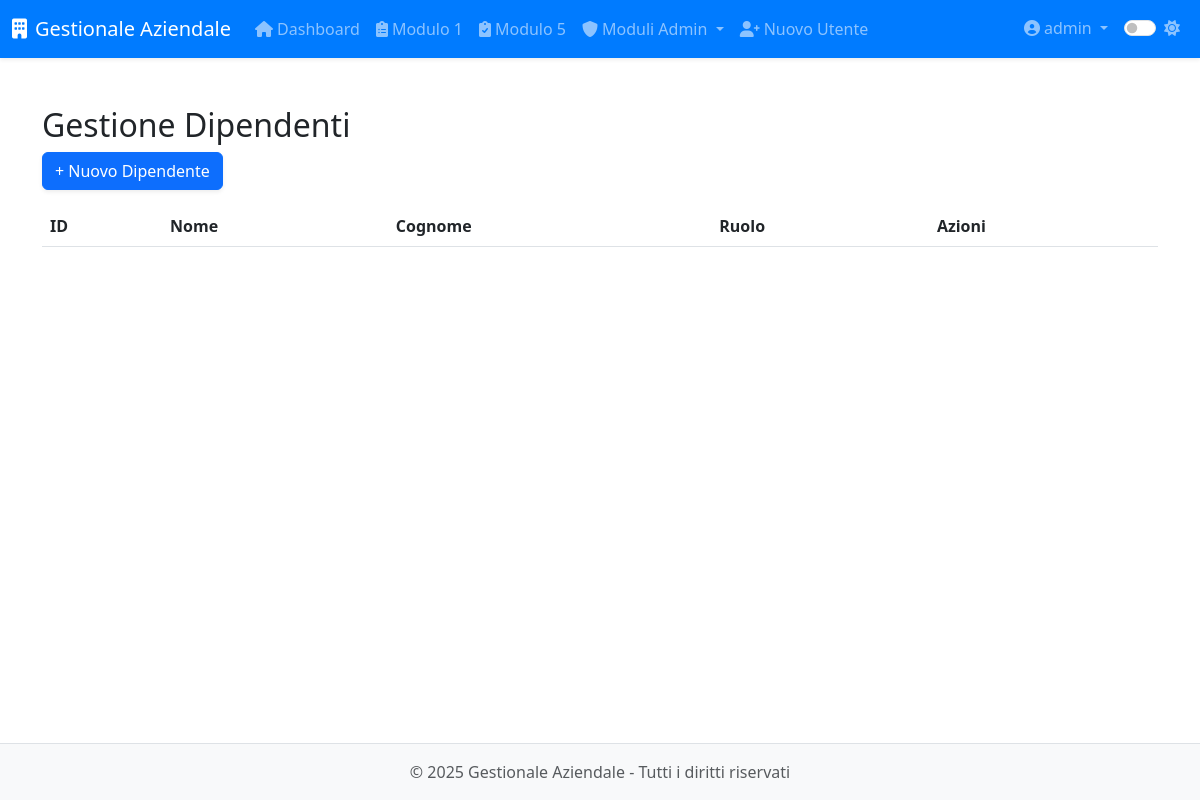
The page /modulo8/modulo8/dipendenti (signed in) on the database as committed earlier.
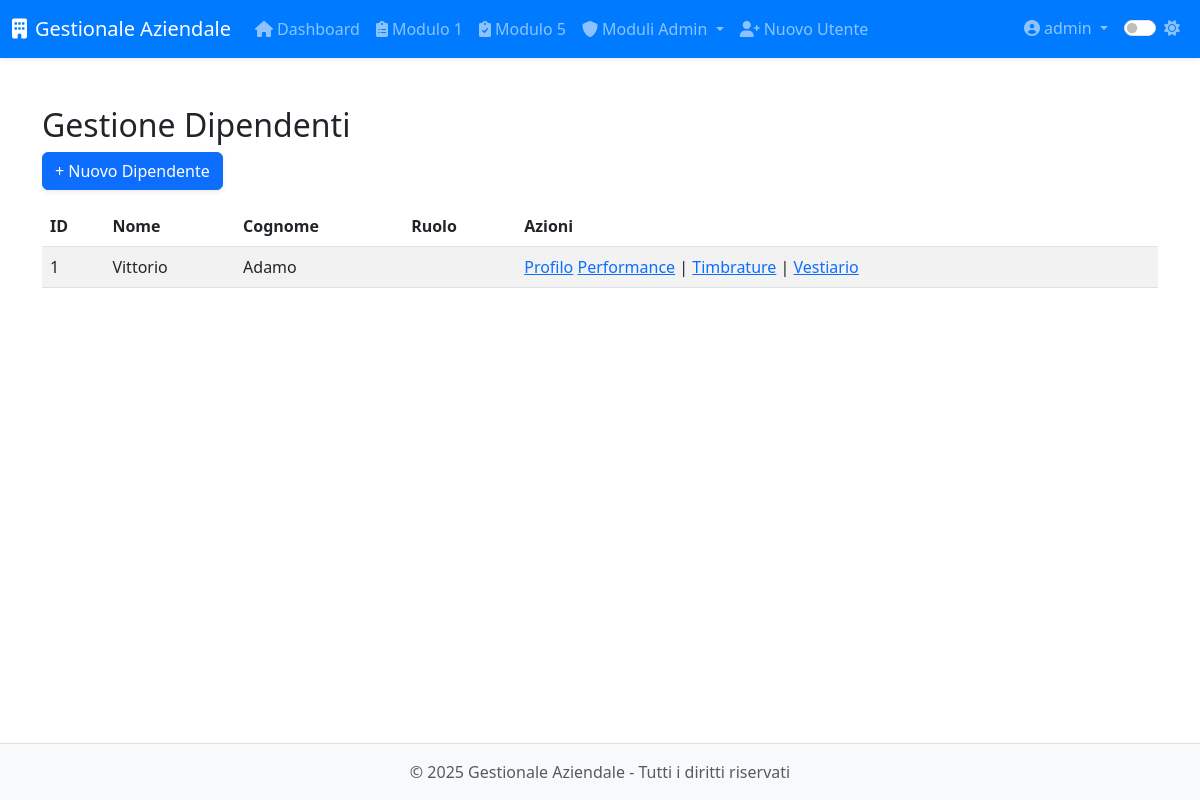
The same page on the database as committed later.
### app/models.py (models this page shows, shortened)
class User(UserMixin, db.Model):
    __tablename__ = 'users'
    id = db.Column(db.Integer, primary_key=True)
    username = db.Column(db.String(64), unique=True, nullable=False, index=True)
    email = db.Column(db.String(120), unique=True, nullable=False, index=True)
    password_hash = db.Column(db.String(128), nullable=False)
    role = db.Column(db.String(20), default='operatore')  # 'operatore' o 'admin'
    created_at = db.Column(db.DateTime, default=datetime.utcnow)
    last_login = db.Column(db.DateTime)
    is_active = db.Column(db.Boolean, default=True)
    modulo1_entries = db.relationship('Modulo1Entry',
                               backref='author',
                               lazy='dynamic',
                               foreign_keys='Modulo1Entry.user_id')
    modulo5_entries = db.relationship('Modulo5Entry',
                               backref='author',
                               lazy='dynamic',
                               foreign_keys='Modulo5Entry.user_id')
    def is_admin(self):
        return self.role == 'admin'

class Dipendente(db.Model):
    __tablename__ = 'dipendente'
    id = db.Column(db.Integer, primary_key=True)
    nome = db.Column(db.String(64), nullable=False)
    cognome = db.Column(db.String(64), nullable=False)
    email = db.Column(db.String(120), unique=True, nullable=True)
    telefono = db.Column(db.String(20))
    data_assunzione = db.Column(db.DateTime)
    reparto = db.Column(db.String(64))
    ruolo = db.Column(db.String(64))
    note = db.Column(db.Text)
    created_at = db.Column(db.DateTime, default=datetime.utcnow)
    created_by_id = db.Column(db.Integer, db.ForeignKey('users.id'))
    competenze = db.relationship('Competenza', secondary=dipendente_competenza,
                                 backref=db.backref('dipendenti', lazy='dynamic'))

### app/routes/modulo8.py (the view)
@modulo8.route('/modulo8/dipendenti')
@login_required
@admin_required
def dipendenti():
    dips = Dipendente.query.order_by(Dipendente.nome).all()
    now = datetime.utcnow()
    return render_template(
        'modulo8/dipendenti.html',
        dipendenti=dips,
        now=now
    )

### app/models.py (called while the page is built)
@login_manager.user_loader
def load_user(id):
    return User.query.get(int(id))

### app/utils.py (called while the page is built)
def admin_required(f):
    @wraps(f)
    def decorated_function(*args, **kwargs):
        if not current_user.is_authenticated or not current_user.is_admin():
            abort(403)  # Accesso negato
        return f(*args, **kwargs)
    return decorated_function

### app/templates/modulo8/dipendenti.html
{% extends 'base.html' %}
{% block content %}
<div class="module-list">
  <h2>Gestione Dipendenti</h2>
  <a href="{{ url_for('modulo8.nuovo_dipendente') }}" class="btn btn-primary mb-3">+ Nuovo Dipendente</a>
  <table class="table table-striped">
    <thead>
      <tr>
        <th>ID</th>
        <th>Nome</th>
        <th>Cognome</th>
        <th>Ruolo</th>
        <th>Azioni</th>
      </tr>
    </thead>
    <tbody>
      {% for d in dipendenti %}
      <tr>
        <td>{{ d.id }}</td>
        <td>{{ d.nome }}</td>
        <td>{{ d.cognome }}</td>
        <td>{{ d.ruolo }}</td>
        <td>
          <a href="{{ url_for('modulo8.profilo_dipendente', id=d.id) }}">Profilo</a>
          <a href="{{ url_for('modulo8.performance_dipendente', id=d.id) }}">Performance</a> |
          <a href="{{ url_for('modulo8.timbrature_mese', dip_id=d.id, anno=now.year, mese=now.month) }}">Timbrature</a> |
          <a href="{{ url_for('modulo8.vestiario_dipendente', id=d.id) }}">Vestiario</a>
        </td>
      </tr>
      {% endfor %}
    </tbody>
  </table>
</div>
{% endblock %}

### app/templates/base.html (shortened to what this page needs)
<!DOCTYPE html>
<html lang="it">
<head>
    <link href="https://cdn.jsdelivr.net/npm/bootstrap@5.3.0-alpha1/dist/css/bootstrap.min.css" rel="stylesheet">
    <link rel="stylesheet" href="https://cdnjs.cloudflare.com/ajax/libs/font-awesome/6.0.0/css/all.min.css">
    <link id="theme-style" rel="stylesheet" href="{{ url_for('static', filename='css/theme-' + theme + '.css') }}">
    <link rel="stylesheet" href="{{ url_for('static', filename='css/style.css') }}">
    <link rel="stylesheet" href="{{ url_for('static', filename='css/modulo8.css') }}">
</head>
<body>
    <header class="navbar navbar-expand-lg navbar-dark bg-primary sticky-top shadow-sm">
        <div class="container-fluid">
            <a class="navbar-brand" href="{{ url_for('dashboard.index') }}">
                <i class="fas fa-building me-2"></i>{{ app_name }}
            </a>
            <div class="collapse navbar-collapse" id="navbarMain">
                {% if current_user.is_authenticated %}
                <ul class="navbar-nav me-auto">
                    <li class="nav-item">
                        <a class="nav-link" href="{{ url_for('dashboard.index') }}">
                            <i class="fas fa-home me-1"></i>Dashboard
                        </a>
                    </li>
                    <li class="nav-item">
                        <a class="nav-link" href="{{ url_for('modulo1.index') }}">
                            <i class="fas fa-clipboard-list me-1"></i>Modulo 1
                        </a>
                    </li>
                    <li class="nav-item">
                        <a class="nav-link" href="{{ url_for('modulo5.index') }}">
                            <i class="fas fa-clipboard-check me-1"></i>Modulo 5
                        </a>
                    </li>
                    {% if current_user.is_admin() %}
                    <li class="nav-item dropdown">
                        <a class="nav-link dropdown-toggle" href="#" id="adminModulesDropdown" data-bs-toggle="dropdown">
                            <i class="fas fa-shield-alt me-1"></i>Moduli Admin
                        </a>
                    </li>
                    <li class="nav-item">
                        <a class="nav-link" href="{{ url_for('auth.register') }}">
                            <i class="fas fa-user-plus me-1"></i>Nuovo Utente
                        </a>
                    </li>
                    {% endif %}
                </ul>
                <ul class="navbar-nav ms-auto">
                    <li class="nav-item dropdown">
                        <a class="nav-link dropdown-toggle" href="#" id="userDropdown" data-bs-toggle="dropdown">
                            <i class="fas fa-user-circle me-1"></i>{{ current_user.username }}
                        </a>
                    </li>
                    <li class="nav-item">
                        <div class="nav-link">
                            <div class="form-check form-switch">
                                <input class="form-check-input" type="checkbox" id="darkModeToggle" {% if theme == 'dark' %}checked{% endif %}>
                                <label class="form-check-label" for="darkModeToggle">
                                    <i id="theme-icon" class="fas {% if theme == 'dark' %}fa-moon{% else %}fa-sun{% endif %}"></i>
                                </label>
                            </div>
                        </div>
                    </li>
                </ul>
                {% endif %}
            </div>
        </div>
    </header>
    <main class="container py-4">
        {% block content %}{% endblock %}
    </main>
    <footer class="footer mt-auto py-3 bg-light">
        <div class="container text-center">
            <span class="text-muted">&copy; {{ current_year }} {{ app_name }} - Tutti i diritti riservati</span>
        </div>
    </footer>
</body>
</html>

### app/static/css/theme-light.css (style rules this page uses)
:root { --primary-color: #007bff; --secondary-color: #6c757d; --bg-color: #ffffff; --text-color: #212529; --border-color: #dee2e6; --hover-bg: #f8f9fa; --card-bg: #ffffff; --card-border: #e9ecef; --input-bg: #ffffff; --input-border: #ced4da; --footer-bg: #f8f9fa; --footer-text: #6c757d; }
body { background-color: var(--bg-color); color: var(--text-color); transition: all 0.3s ease; }
.navbar-dark { background-color: var(--primary-color) !important; }
.footer { background-color: var(--footer-bg) !important; color: var(--footer-text); border-top: 1px solid var(--border-color); }
.table { color: var(--text-color); }
.table-striped tbody tr:nth-of-type(odd) { background-color: rgba(0, 0, 0, 0.05); }

### app/static/css/style.css (style rules this page uses)
body { display: flex; flex-direction: column; min-height: 100vh; }
main { flex: 1; }
.btn-primary { box-shadow: 0 .125rem .25rem rgba(0,0,0,.075); }

Rows that differ between the two databases and show on the page:
added Dipendente: id "1", nome "Vittorio", cognome "Adamo"
